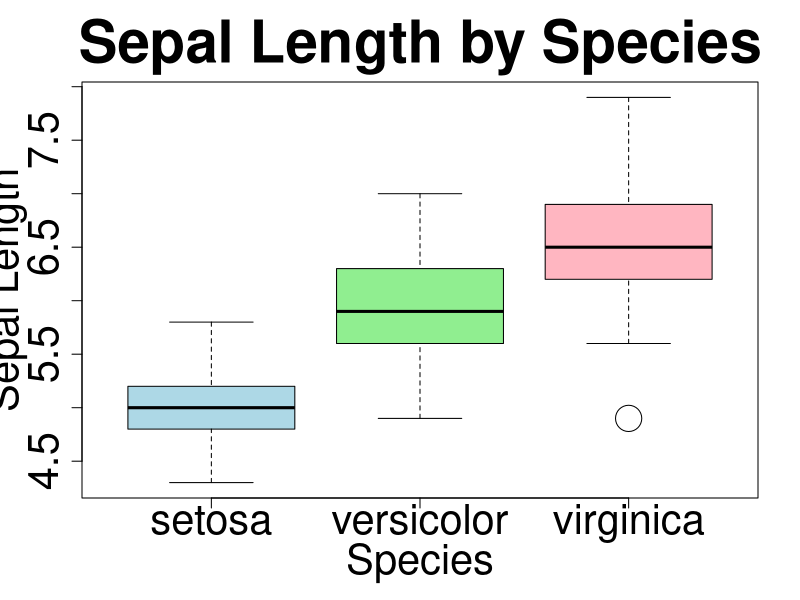
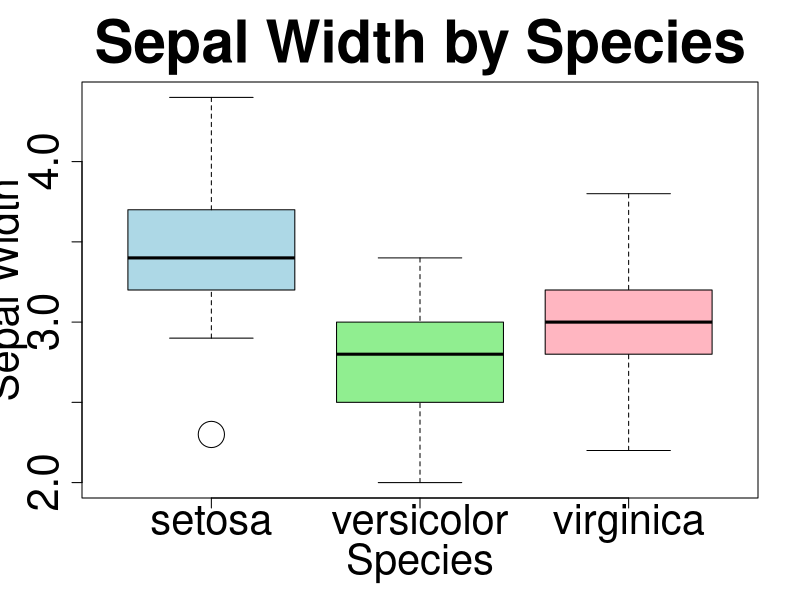
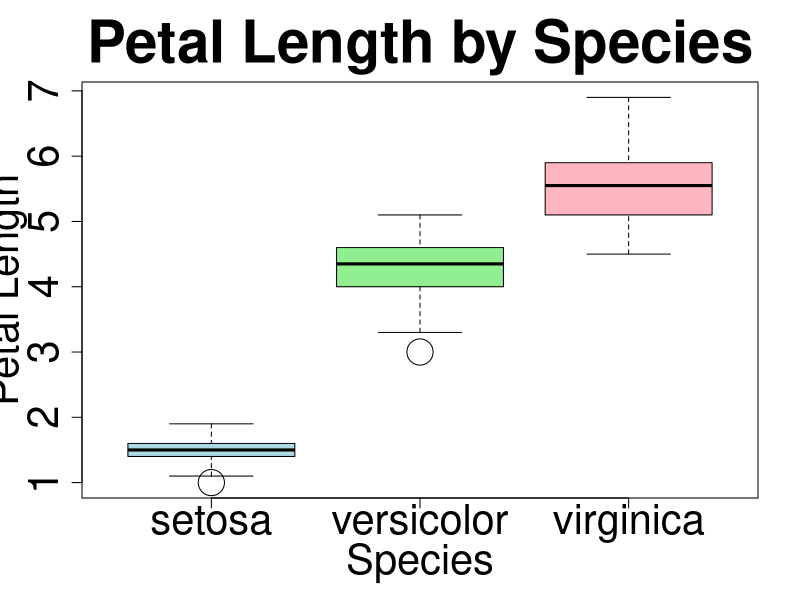
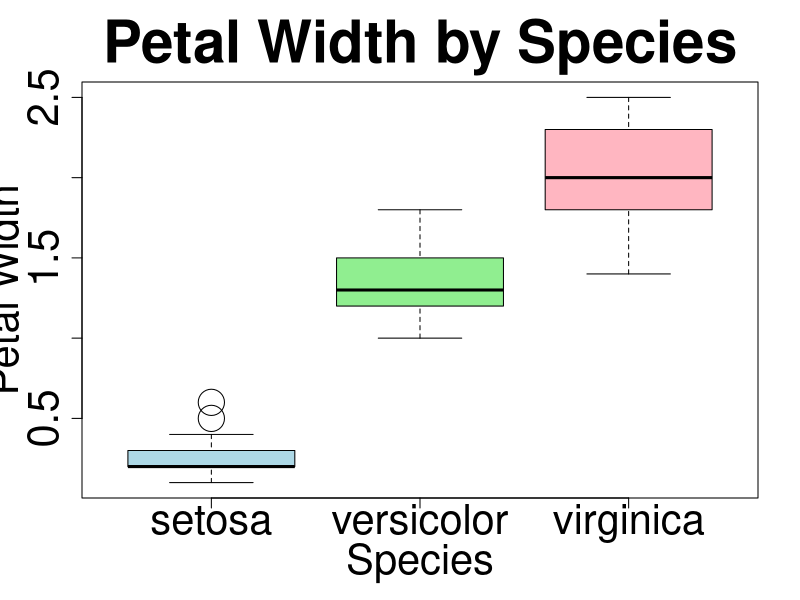

Reproduce these figures in R, in order.
data(iris)

while (dev.cur() > 1) {
  dev.off()
}


setosa <- iris[iris$Species == "setosa", ]
versicolor <- iris[iris$Species == "versicolor", ]
virginica <- iris[iris$Species == "virginica", ]

windows()

png("b1.png", width = 800, height = 600)
# Make a boxplot for Sepal.Length
boxplot(Sepal.Length ~ Species, data = iris,
        main = "Sepal Length by Species",
        xlab = "Species",
        ylab = "Sepal Length",
        col = c("lightblue", "lightgreen", "lightpink"),
        cex = 3.5,
        cex.lab = 2.5,
        cex.axis = 2.5, 
        cex.main = 3.5, 
        cex.sub = 2.5)
dev.off()
# Open another window for the next plot
windows()
png("b2.png", width = 800, height = 600)
# Make a boxplot for Sepal.Width
boxplot(Sepal.Width ~ Species, data = iris,
        main = "Sepal Width by Species",
        xlab = "Species",
        ylab = "Sepal Width",
        col = c("lightblue", "lightgreen", "lightpink"),
        cex = 3.5,
        cex.lab = 2.5,
        cex.axis = 2.5, 
        cex.main = 3.5, 
        cex.sub = 2.5)
dev.off()
# Another one for Petal.Length
windows()
png("b3.png", width = 800, height = 600)
boxplot(Petal.Length ~ Species, data = iris,
        main = "Petal Length by Species",
        xlab = "Species",
        ylab = "Petal Length",
        col = c("lightblue", "lightgreen", "lightpink"),
        cex = 3.5,
        cex.lab = 2.5,
        cex.axis = 2.5, 
        cex.main = 3.5, 
        cex.sub = 2.5)
dev.off()
# And one more for Petal.Width
windows()
png("b4.png", width = 800, height = 600)
boxplot(Petal.Width ~ Species, data = iris,
        main = "Petal Width by Species",
        xlab = "Species",
        ylab = "Petal Width",
        col = c("lightblue", "lightgreen", "lightpink"),
        cex = 3.5,
        cex.lab = 2.5,
        cex.axis = 2.5, 
        cex.main = 3.5, 
        cex.sub = 2.5)
dev.off()



